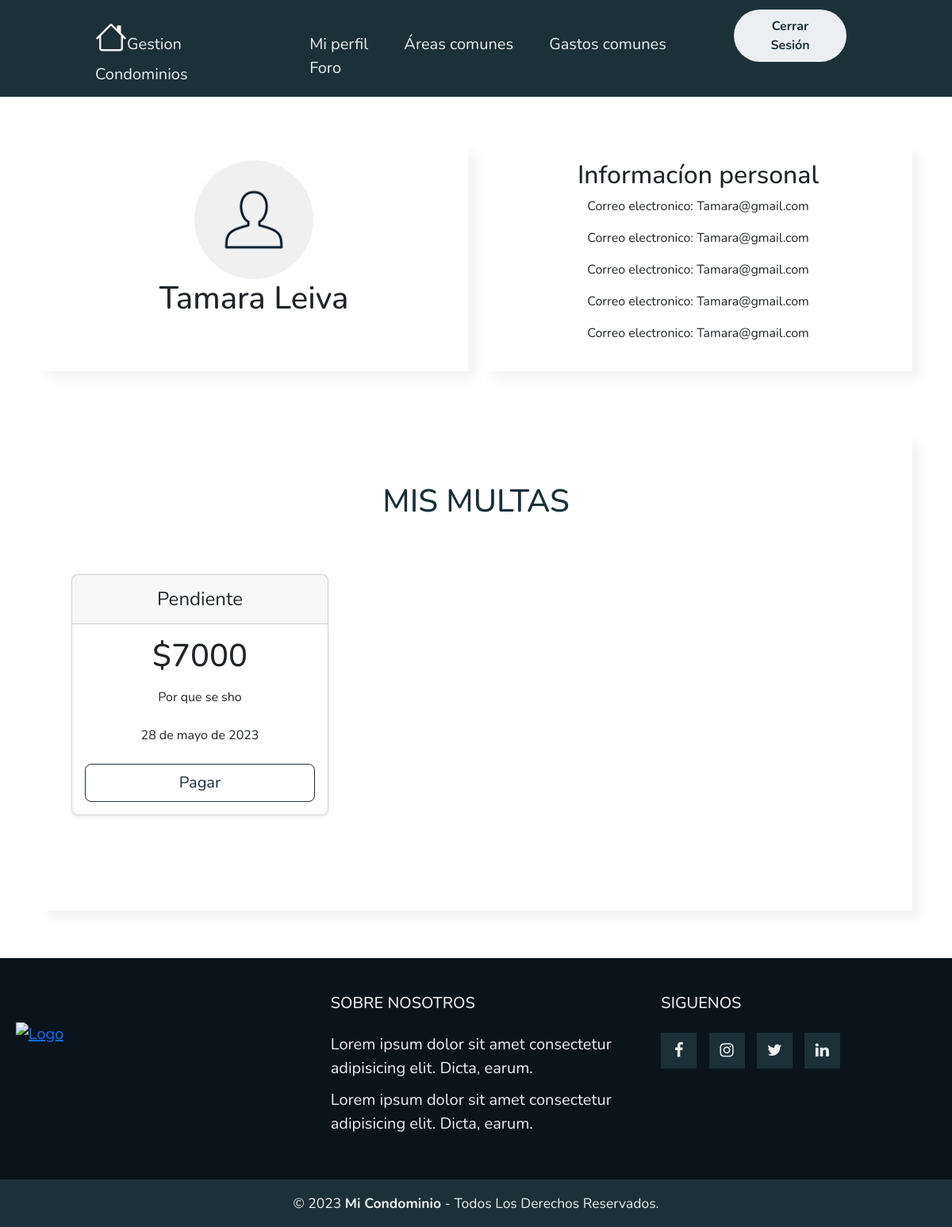
Page /Perfil/ (signed in) on the earlier database version.
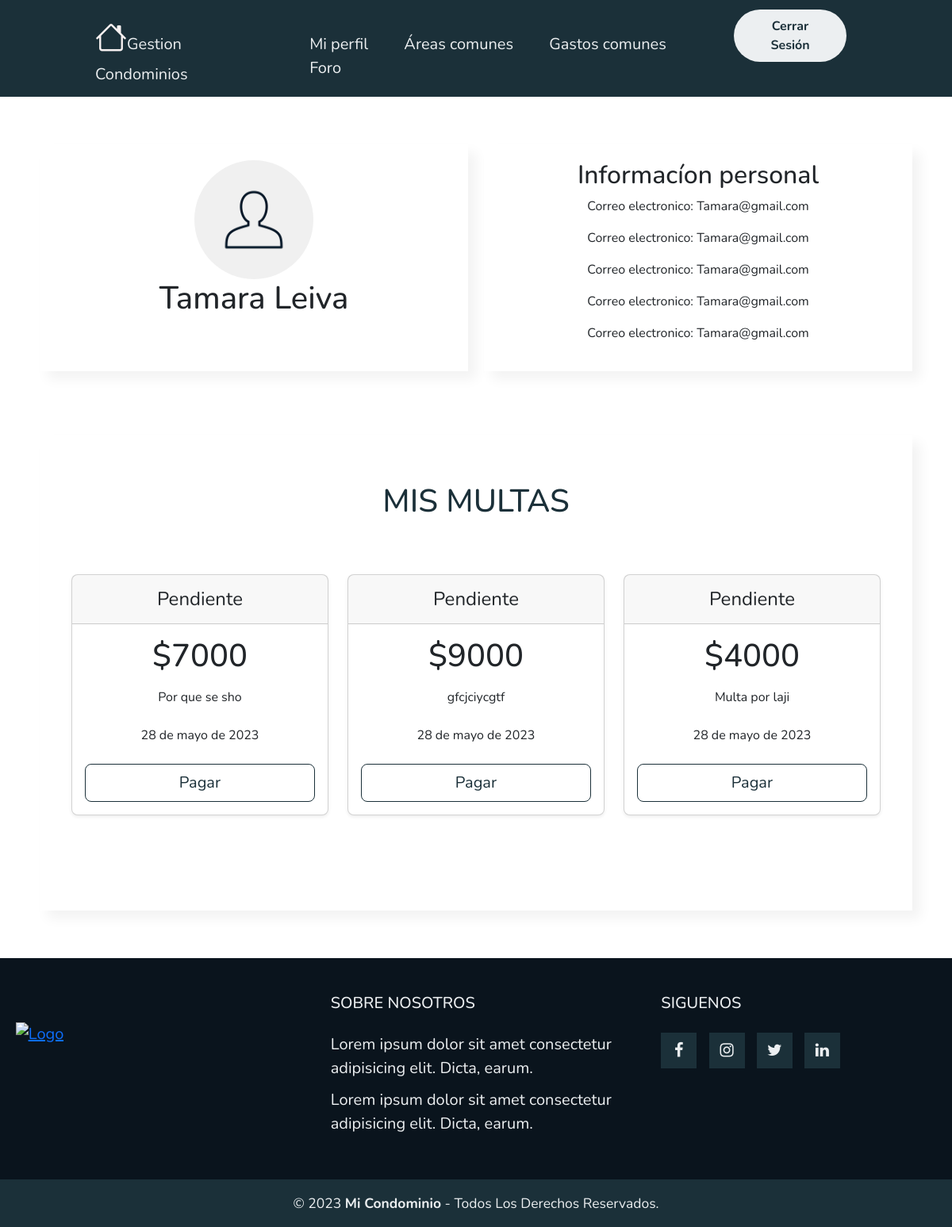
Same page on the later database version.
### myapp/models.py (models this page shows)
class Multa(models.Model):
    usuario = models.ForeignKey(User, on_delete=models.CASCADE)
    Motivo = models.TextField()
    monto = models.IntegerField()
    ESTADO_PAGO = (
        ('Pendiente', 'Pendiente'),
        ('Pagado', 'Pagado'),
    )
    estado_pago = models.CharField(max_length=20, choices=ESTADO_PAGO, default='Pendiente')
    fecha = models.DateField(default=date.today)

### myapp/views.py (the view)
# urls.py: path('Perfil/',Perfil,name="Perfil"),
@login_required
def Perfil(request):
    usuario = request.user
    data = Multa.objects.filter(usuario=request.user)
    page = request.GET.get('page', 1)
    try:
        paginator = Paginator(data, 3)
        data = paginator.page(page)
    except:
        raise Http404
    return render(request, 'myapp/PerfilUsuario/PerfilUsuario.html', {'users' : usuario, 'entity' : data, 'paginator':paginator})

### myapp/templates/myapp/PerfilUsuario/PerfilUsuario.html (shortened to what this page needs)
{% extends 'myapp/base.html' %}
{% block contenido %}
{% load static %}
<link rel="stylesheet" href="{% static 'myapp/css/Multas/VerMultas.css' %}">
<body>
    <div class="container">
        <div class="item">
            <img src="{% static 'myapp/img/ImagenUsuario.webp' %}" alt="">
            <h1>{{ users.first_name }} {{ users.last_name }}</h1>
        </div>
        <div class="item">
            <h2>Informacíon personal</h2>
            <div class="datos">
                <p> Correo electronico: {{ users.email }}</p>
                <p> Correo electronico: {{ users.email }}</p>
                <p> Correo electronico: {{ users.email }}</p>
                <p> Correo electronico: {{ users.email }}</p>
                <p> Correo electronico: {{ users.email }}</p>
            </div>
        </div>
    </div>
    <div class="container">
        <div class="item">
            {% if not user.is_staff %}
            <div class="titulo">
                <h1>MIS MULTAS</h1>
            </div>
            {% endif %}
            <main>
                <div class="container" style="background-color: #ffffff;">
                    <div class="row row-cols-1 row-cols-md-3 mb-3 text-center">
                        {% for entity in entity %}
                        <div class="col">
                            <div class="card mb-4 rounded-3 shadow-sm">
                                <div class="card-header py-3">
                                    <h4 class="my-0 fw-normal">{{ entity.estado_pago }}</h4>
                                </div>
                                <div class="card-body">
                                    <h1 class="card-title pricing-card-title">${{ entity.monto }}
                                    </h1>
                                    <ul class="list-unstyled mt-3 mb-4">
                                        {{ entity.Motivo }}
                                    </ul>
                                    <ul class="list-unstyled mt-3 mb-4">
                                        {{ entity.fecha }}
                                    </ul>
                                    {% if not user.is_staff %}
                                    <button type="button" class="w-100 btn btn-lg btn-outline-primary">Pagar</button>
                                    {% endif %}
                                </div>
                            </div>
                        </div>
                        {% endfor %}
                    </div>
                </div>
            </main>
        </div>
    </div>
</body>
</html>
{% endblock %}

### myapp/templates/myapp/base.html (shortened to what this page needs)
<!DOCTYPE html>
<html lang="en">
{% load static %}
<head>
    <link href='https://cdn.jsdelivr.net/npm/bootstrap@5.3.0-alpha3/dist/css/bootstrap.min.css' rel='stylesheet'>
    <link rel="stylesheet" href="https://cdn.jsdelivr.net/npm/bootstrap-icons@1.10.5/font/bootstrap-icons.css">
    <link rel="stylesheet" href="https://cdnjs.cloudflare.com/ajax/libs/font-awesome/4.7.0/css/font-awesome.min.css">
    <link rel="stylesheet" href="{% static 'myapp/css/estilo.css/estilo.css' %}">
</head>
<body>
    <header class="header">
        <div class="logo" style="color: #f7f1f1;">
            <i style="font-size: 40px;" class="bi bi-house"></i><a class="tittle" href="{% url 'inicio' %}">Gestion
                Condominios</a>
        </div>
        {% if user.is_authenticated %}
        <nav>
            <ul class="nav-links">
                {% if not user.is_staff %}
                <li><a href="{% url 'Perfil' %}">Mi perfil</a></li>
                {% endif %}
                <li><a href="{% url 'AreasAdmin' %}">Áreas comunes</a></li>
                <li><a href="{% url 'GastoComun' %}">Gastos comunes</a></li>
                <li><a href="{% url 'Foro' %}">Foro</a></li>
            </ul>
        </nav>
        {% endif %}
        {% if user.is_authenticated %}
        <a class="btn" href="{% url 'logout' %}"><button>Cerrar Sesión</button></a>
        {% else %}
        <a class="btn" href="{% url 'login' %}"><button>Login</button></a>
        {% endif %}
    </header>
    {% block contenido %}
    {% endblock %}
    <footer class="pie-pagina">
        <div class="grupo-1">
            <div class="box">
                <figure>
                    <a href="">
                        <img src="{% static 'myapp/img/undraw_engineering_team_a7n2.svg' %}" alt="Logo">
                    </a>
                </figure>
            </div>
            <div class="box">
                <h2>SOBRE NOSOTROS</h2>
                <p>Lorem ipsum dolor sit amet consectetur adipisicing elit. Dicta, earum.</p>
                <p>Lorem ipsum dolor sit amet consectetur adipisicing elit. Dicta, earum.</p>
            </div>
            <div class="box">
                <h2>SIGUENOS</h2>
                <div class="red-social">
                    <a href="#" class="fa fa-facebook"></a>
                    <a href="#" class="fa fa-instagram"></a>
                    <a href="#" class="fa fa-twitter"></a>
                    <a href="#" class="fa fa-linkedin"></a>
                </div>
            </div>
        </div>
        <div class="grupo-2">
            <small>&copy; 2023 <b>Mi Condominio</b> - Todos Los Derechos Reservados.</small>
        </div>
    </footer>
</body>
</html>

### myapp/static/myapp/css/estilo.css/estilo.css (style rules this page uses)
* { box-sizing: border-box; margin: 0; padding: 0; font-family: 'Nunito', sans-serif; }
body { background-color: #fff; }
.header { font-size: 20px; background-color: #1b3039; display: flex; justify-content: space-between; align-items: baseline; padding: 5px 10%; position: relative; }
.header .tittle { list-style: none; text-decoration: none; color: #eceff1; }
.header .nav-links { list-style: none; }
.header .nav-links li { display: inline-block; padding: 0 20px; }
.header .nav-links a { font-size: 700; color: #eceff1; text-decoration: none; }
.header .btn button { font-weight: 700; color: #1b3039; padding: 9px 25px; background: #eceff1; border: none; border-radius: 50px; cursor: pointer; transition: all 0.3s ease 0s; }
.pie-pagina { font-size: 20px; width: 100%; background-color: #0a141d; }
.pie-pagina .grupo-1 { width: 100%; max-width:1200px; margin: auto; display: grid; grid-template-columns: repeat(3, 1fr); grid-gap: 50px; padding: 45px 0px; }
.pie-pagina .grupo-1 .box figure { width: 100px; height: 100px; display: flex; justify-content: center; align-items: center; }
.pie-pagina .grupo-1 .box figure img { width: 250px; }
.pie-pagina .grupo-1 .box h2 { color: #eceff1; margin-bottom: 25px; font-size: 20px; }
.pie-pagina .grupo-1 .box p { color: #eceff1; margin-bottom: 10px; }
.pie-pagina .grupo-1 .red-social a { display: inline-block; text-decoration: none; width: 45px; height: 45px; line-height: 45px; color: #eceff1; margin-right: 10px; background-color: #1b3039; text-align: center; }
.pie-pagina .grupo-2 { background-color: #1b3039; padding: 15px 10px; text-align: center; color: #eceff1; }

### myapp/static/myapp/css/Multas/VerMultas.css (style rules this page uses)
.titulo { color: #1b3039; display: flex; align-items: center; justify-content: center; margin-top: 40px; }
.btn-outline-primary { --bs-btn-color: #1b3039; --bs-btn-border-color: #1b3039; --bs-btn-hover-color: #fff; --bs-btn-hover-bg: #1b3039; --bs-btn-hover-border-color: #1b3039; --bs-btn-focus-shadow-rgb: 13,110,253; --bs-btn-active-color: #fff; --bs-btn-active-bg: #1b3039; --bs-btn-active-border-color: #1b3039; --bs-btn-active-shadow: inset 0 3px 5px rgba(0, 0, 0, 0.125); --bs-btn-disabled-color: #1b3039; --bs-btn-disabled-bg: transparent; --bs-btn-disabled-border-color: #1b3039; --bs-gradient: none; }

### myapp/templates/myapp/PerfilUsuario/PerfilUsuario.html (style rules this page uses)
.container { display: grid; grid-template-columns: repeat(auto-fit, minmax(300px, 1fr)); grid-gap: 20px; padding: 20px; margin-top: 40px; margin-bottom: 40px; }
.item { background-color: #ffffff; padding: 20px; text-align: center; border: 1px; box-shadow: 10px 10px 15px rgba(0, 0, 0, 0.05); }
.item img { width: 150px; height: 150px; border-radius: 50%; }

Differences in the rows shown:
added Multa: estado_pago "Pendiente", monto "9000", Motivo "gfcjciycgtf", fecha "28 de mayo de 2023"
added Multa: estado_pago "Pendiente", monto "4000", Motivo "Multa por laji", fecha "28 de mayo de 2023"
